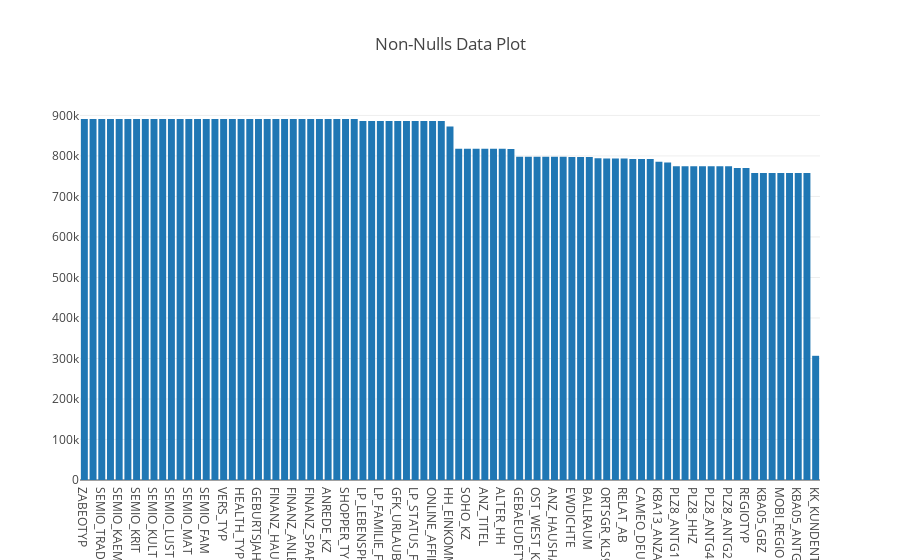

Notebook code for this chart:
### Markdown cell above
b. Non-Null data

### Code cell
x = non_nulls_df.index
y = non_nulls_df['Total Non Nulls']

plotly.offline.iplot({
    "data": [go.Bar(x=x, y=y )],
        "layout": go.Layout(title="Non-Nulls Data Plot")
})

### Figure 1 — Plotly figure (JSON) as saved in the notebook; plotly's stock layout.template omitted (floating-point values rounded to 4 significant figures)
{"data": [{"type": "bar", "x": ["ZABEOTYP", "SEMIO_SOZ", "SEMIO_TRADV", "SEMIO_PFLICHT", "SEMIO_KAEM", "SEMIO_DOM", "SEMIO_KRIT", "SEMIO_RAT", "SEMIO_KULT", "SEMIO_ERL", "SEMIO_LUST", "SEMIO_VERT", "SEMIO_MAT", "SEMIO_REL", "SEMIO_FAM", "PRAEGENDE_JUGENDJAHRE", "VERS_TYP", "NATIONALITAET_KZ", "HEALTH_TYP", "GREEN_AVANTGARDE", "GEBURTSJAHR", "FINANZTYP", "FINANZ_HAUSBAUER", "FINANZ_UNAUFFAELLIGER", "FINANZ_ANLEGER", "FINANZ_VORSORGER", "FINANZ_SPARER", "FINANZ_MINIMALIST", "ANREDE_KZ", "ALTERSKATEGORIE_GROB", "SHOPPER_TYP", "AGER_TYP", "LP_LEBENSPHASE_FEIN", "RETOURTYP_BK_S", "LP_FAMILIE_FEIN", "CJT_GESAMTTYP", "GFK_URLAUBERTYP", "LP_FAMILIE_GROB", "LP_STATUS_FEIN", "LP_LEBENSPHASE_GROB", "ONLINE_AFFINITAET", "LP_STATUS_GROB", "HH_EINKOMMEN_SCORE", "TITEL_KZ", "SOHO_KZ", "ANZ_PERSONEN", "ANZ_TITEL", "WOHNDAUER_2008", "ALTER_HH", "KONSUMNAEHE", "GEBAEUDETYP", "WOHNLAGE", "OST_WEST_KZ", "MIN_GEBAEUDEJAHR", "ANZ_HAUSHALTE_AKTIV", "GEBAEUDETYP_RASTER", "EWDICHTE", "INNENSTADT", "BALLRAUM", "ANZ_HH_TITEL", "ORTSGR_KLS9", "ARBEIT", "RELAT_AB", "CAMEO_INTL_2015", "CAMEO_DEU_2015", "CAMEO_DEUG_2015", "KBA13_ANZAHL_PKW", "W_KEIT_KIND_HH", "PLZ8_ANTG1", "PLZ8_GBZ", "PLZ8_HHZ", "PLZ8_BAUMAX", "PLZ8_ANTG4", "PLZ8_ANTG3", "PLZ8_ANTG2", "KKK", "REGIOTYP", "KBA05_ANTG3", "KBA05_GBZ", "KBA05_ANTG4", "MOBI_REGIO", "KBA05_ANTG1", "KBA05_ANTG2", "KBA05_BAUMAX", "KK_KUNDENTYP"], "y": [891221, 891221, 891221, 891221, 891221, 891221, 891221, 891221, 891221, 891221, 891221, 891221, 891221, 891221, 891221, 891221, 891221, 891221, 891221, 891221, 891221, 891221, 891221, 891221, 891221, 891221, 891221, 891221, 891221, 891221, 891221, 891221, 886367, 886367, 886367, 886367, 886367, 886367, 886367, 886367, 886367, 886367, 872873, 817722, 817722, 817722, 817722, 817722, 817722, 817252, 798073, 798073, 798073, 798073, 798073, 798066, 797481, 797481, 797481, 794213, 794005, 794005, 794005, 792242, 792242, 792242, 785421, 783619, 774706, 774706, 774706, 774706, 774706, 774706, 774706, 770025, 770025, 757897, 757897, 757897, 757897, 757897, 757897, 757897, 306609]}], "layout": {"title": "Non-Nulls Data Plot"}}
